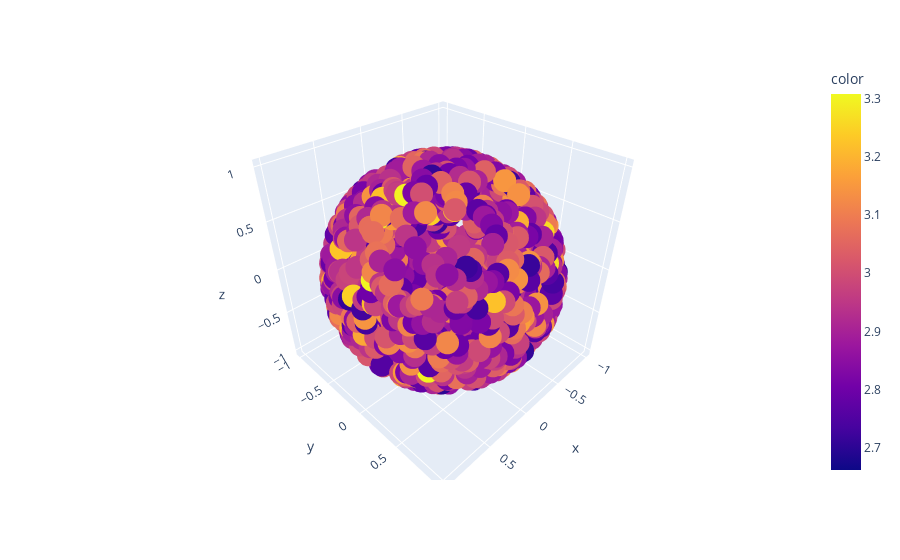

Notebook code cell kept with this figure:
### Markdown cell above
Estimate scalar curvature at every point. Note that this is a relatively small point cloud, and accuracy will increase with the number of points.

### Code cell
n = 2 # dimension of the manifold
sce = curvature.scalar_curvature_est(n, X) # create the estimator
Ss = sce.estimate(rmax = math.pi/2) # estimate at every point with rmax = pi/2 and otherwise default parameters

# Plot our curvature estimates
%matplotlib inline
# plot
px.scatter_3d(x = data[:,0],
              y = data[:,1],
              z = data[:,2],
              color = Ss).show()

### Figure 1 — Plotly figure (JSON) as saved in the notebook; plotly's stock layout.template omitted (floating-point values rounded to 4 significant figures; data arrays with more than 128 entries replaced by an {"elided": "..."} marker saying what was removed)
{"data": [{"hovertemplate": "x=%{x}<br>y=%{y}<br>z=%{z}<br>color=%{marker.color}<extra></extra>", "legendgroup": "", "marker": {"color": {"elided": "1000 float values"}, "coloraxis": "coloraxis", "symbol": "circle"}, "mode": "markers", "name": "", "scene": "scene", "showlegend": false, "type": "scatter3d", "x": {"elided": "1000 float values"}, "y": {"elided": "1000 float values"}, "z": {"elided": "1000 float values"}}], "layout": {"coloraxis": {"colorbar": {"title": {"text": "color"}}, "colorscale": [[0, "#0d0887"], [0.1111, "#46039f"], [0.2222, "#7201a8"], [0.3333, "#9c179e"], [0.4444, "#bd3786"], [0.5556, "#d8576b"], [0.6667, "#ed7953"], [0.7778, "#fb9f3a"], [0.8889, "#fdca26"], [1, "#f0f921"]]}, "legend": {"tracegroupgap": 0}, "margin": {"t": 60}, "scene": {"domain": {"x": [0, 1], "y": [0, 1]}, "xaxis": {"title": {"text": "x"}}, "yaxis": {"title": {"text": "y"}}, "zaxis": {"title": {"text": "z"}}}}}
